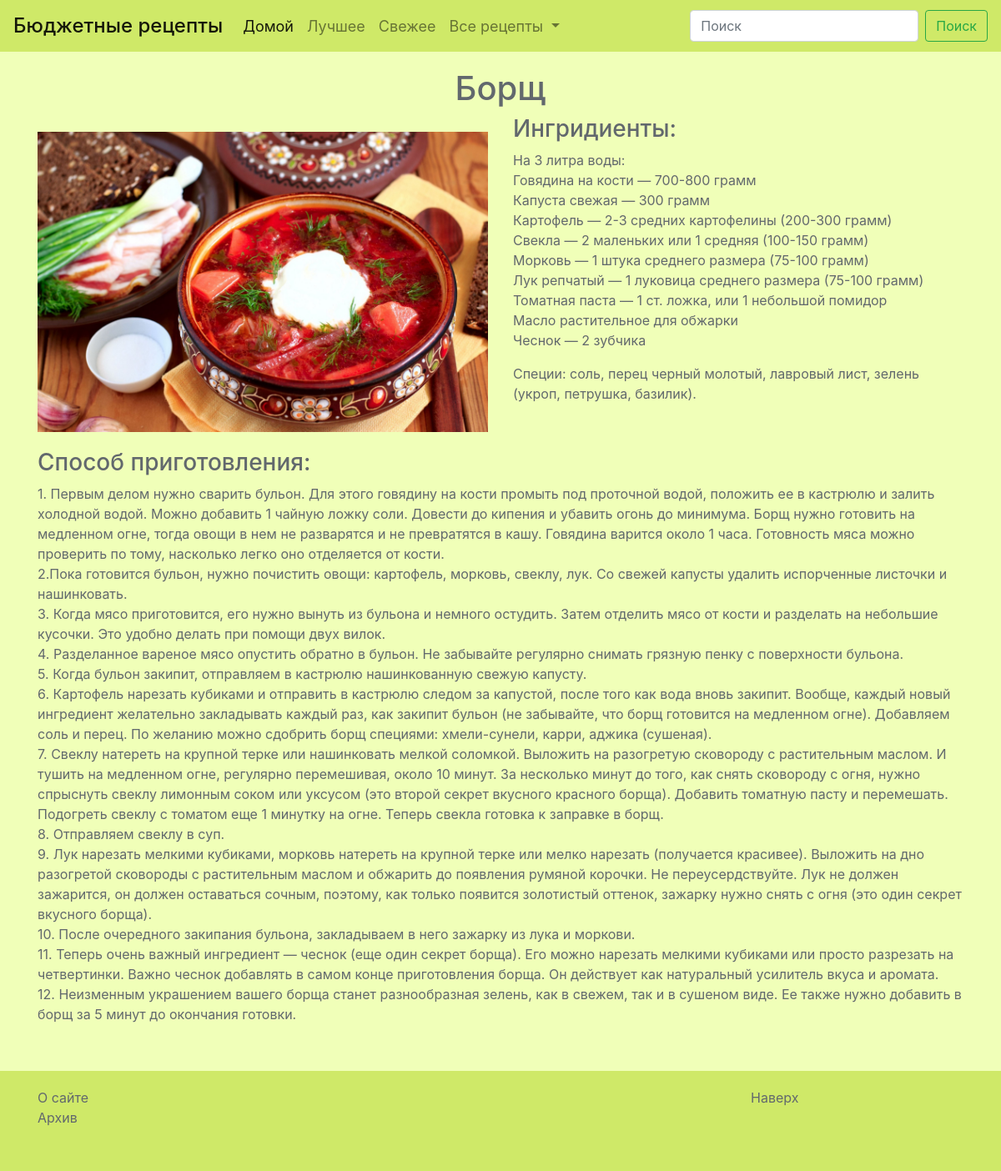
Page /recipes/1/ on the committed database.
### recipes/models.py (models this page shows, shortened)
class Recipe(models.Model):
    TAG_CHOICES = (('Горячее блюдо', 'Горячее блюдо'), ('Холодное блюдо', 'Холодное блюдо'), ('Салат', 'Салат'), ('Суп', 'Суп'), ('Выпечка', 'Выпечка'))
    STATUS_CHOICES = (('Свежее', 'Свежее'), ('Популярное', 'Популярное'), ('Лучшее', 'Лучшее'), ('Архив', 'Архив'))
    name = models.CharField(max_length=64, default=None)
    description = models.TextField(default=None, max_length=100, blank=True, null=True)
    ingredients = models.TextField(default=None)
    full_recipe = models.TextField(default=None)
    views_counter = models.IntegerField(default=None, blank=True, null=True)
    tag = models.CharField(max_length=64, choices=TAG_CHOICES, default=None)
    status = models.CharField(max_length=64, choices=STATUS_CHOICES, default=None, blank=True, null=True)
    image = models.ImageField(upload_to='recipes/images/', blank=True)
    created = models.DateTimeField(auto_now_add=True, auto_now=False)
    updated = models.DateTimeField(auto_now_add=False, auto_now=True)
    class Meta:
        verbose_name='Рецепт'
        verbose_name_plural='Рецепты'

### recipes/views.py (the view)
# urls.py: url(r'^recipes/(?P<recipe_id>\w+)/$', views.recipe, name = 'recipe'),
def recipe(request, recipe_id):
    recipe = Recipe.objects.get(id=recipe_id)
    if recipe_id not in request.COOKIES:
        recipe.views_counter += 1
        recipe.save(update_fields=['views_counter'])
        response = render(request, 'recipes/recipes.html', locals())
        response.set_cookie(recipe_id, 'already seen')
        return response
    return render(request, 'recipes/recipes.html', locals())

### templates/recipes/recipes.html (shortened to what this page needs)
{% extends 'base.html' %}
{% load staticfiles %}
    {% block content %}
      <div class='container'>
        <div class='row'>
          <div class='col-12'>
            <h1 class='text-center'>{{ recipe.name }}</h1>
          </div>
        </div>
        <div class='row'>
          <div class='col-xl-6'>
            <img src='{{ recipe.image.url }}' class='img-fluid'>
          </div>
          <div class='col-xl-6'>
            <div class='ingredients'>
              <h3>Ингридиенты:</h3>
              {{ recipe.ingredients|linebreaks }}
            </div>
          </div>
        </div>
        <div class='row'>
          <div class='col-12'>
            <div class='full-recipe'>
              <h3>Способ приготовления:</h3>
              {{ recipe.full_recipe|linebreaks }}
            </div>
          </div>
        </div>
      </div>
    {% endblock %}

### static/css/recipes/style.css (style rules this page uses)
html { height: 100%; position: relative; }
body { min-height: 100%; position: relative; background-color: #F0FFB8 !important; }
.img-fluid { margin: 20px 0 20px 0; }
.container { padding-top: 20px; color: #62686d; }

### rows in the picture
Recipe: name "Борщ", image (picture), ingredients "На 3 литра воды: Говядина на кости — 700-800 грамм Капуста свежая — 300 грамм Картофель — 2-3 средних картофелины (200-300 грамм) Свекла — 2 маленьких или 1 средняя (100-150 грамм) Морковь — 1 штука среднего размера (75-100 грамм) Лук репчатый — 1 луковица среднего размера (75-100 грамм) Томатная паста — 1 ст. ложка, или 1 небольшой помидор Масло растительное для обжарки Чеснок — 2 зубчика Специи: соль, перец черный молотый, лавровый лист, зелень (укроп, петрушка, базилик).", full_recipe "1. Первым делом нужно сварить бульон. Для этого говядину на кости промыть под проточной водой, положить ее в кастрюлю и залить холодной водой. Можно добавить 1 чайную ложку соли. Довести до кипения и убавить огонь до минимума. Борщ нужно готовить на медленном огне, тогда овощи в нем не разварятся и не превратятся в кашу. Говядина варится около 1 часа. Готовность мяса можно проверить по тому, насколько легко оно отделяется от кости. 2.Пока готовится бульон, нужно почистить овощи: картофель, морковь, свеклу, лук. Со свежей капусты удалить испорченные листочки и нашинковать. 3. Когда мясо приготовится, его нужно вынуть из бульона и немного остудить. Затем отделить мясо от кости и разделать на…"
